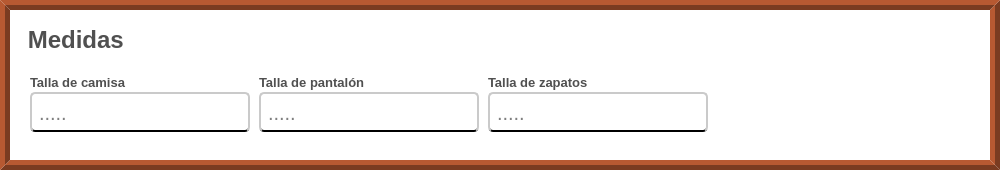
              <widget class="QFrame" name="info_medidas">
               <property name="sizePolicy">
                <sizepolicy hsizetype="Preferred" vsizetype="Preferred">
                 <horstretch>0</horstretch>
                 <verstretch>0</verstretch>
                </sizepolicy>
               </property>
               <property name="minimumSize">
                <size>
                 <width>1000</width>
                 <height>170</height>
                </size>
               </property>
               <property name="styleSheet">
                <string notr="true">QFrame{
	background-color: rgb(255, 255, 255);
	border:10px ridge rgb(122, 59, 33);
}</string>
               </property>
               <property name="frameShape">
                <enum>QFrame::NoFrame</enum>
               </property>
               <property name="frameShadow">
                <enum>QFrame::Raised</enum>
               </property>
               <layout class="QVBoxLayout" name="verticalLayout_7">
                <property name="topMargin">
                 <number>20</number>
                </property>
                <item alignment="Qt::AlignLeft">
                 <widget class="QLabel" name="label_titulo_del_segmento_medidas">
                  <property name="maximumSize">
                   <size>
                    <width>16777215</width>
                    <height>20</height>
                   </size>
                  </property>
                  <property name="font">
                   <font>
                    <family>Arial</family>
                    <pointsize>18</pointsize>
                    <weight>75</weight>
                    <bold>true</bold>
                   </font>
                  </property>
                  <property name="styleSheet">
                   <string notr="true">QLabel{
	

	
	color: rgb(80, 80, 80);
	border:none;
	border-color: #ffffff;


}
</string>
                  </property>
                  <property name="text">
                   <string> Medidas</string>
                  </property>
                  <property name="scaledContents">
                   <bool>false</bool>
                  </property>
                  <property name="alignment">
                   <set>Qt::AlignCenter</set>
                  </property>
                 </widget>
                </item>
                <item>
                 <widget class="QFrame" name="preguntas_info_medidas">
                  <property name="styleSheet">
                   <string notr="true">border:none;</string>
                  </property>
                  <property name="frameShape">
                   <enum>QFrame::NoFrame</enum>
                  </property>
                  <property name="frameShadow">
                   <enum>QFrame::Raised</enum>
                  </property>
                  <layout class="QGridLayout" name="gridLayout_5">
                   <property name="horizontalSpacing">
                    <number>9</number>
                   </property>
                   <property name="verticalSpacing">
                    <number>20</number>
                   </property>
                   <item row="0" column="0">
                    <layout class="QVBoxLayout" name="verticalLayout_18">
                     <property name="spacing">
                      <number>0</number>
                     </property>
                     <item alignment="Qt::AlignLeft">
                      <widget class="QLabel" name="label_talla_de_camisa">
                       <property name="sizePolicy">
                        <sizepolicy hsizetype="Preferred" vsizetype="Preferred">
                         <horstretch>0</horstretch>
                         <verstretch>0</verstretch>
                        </sizepolicy>
                       </property>
                       <property name="maximumSize">
                        <size>
                         <width>16777215</width>
                         <height>20</height>
                        </size>
                       </property>
                       <property name="font">
                        <font>
                         <family>Arial</family>
                         <pointsize>10</pointsize>
                         <weight>75</weight>
                         <bold>true</bold>
                        </font>
                       </property>
                       <property name="styleSheet">
                        <string notr="true">QLabel{
		
	color: rgb(80, 80, 80);

	border-color: #ffffff;


}
</string>
                       </property>
                       <property name="text">
                        <string>Talla de camisa</string>
                       </property>
                       <property name="scaledContents">
                        <bool>false</bool>
                       </property>
                      </widget>
                     </item>
                     <item>
                      <widget class="QLineEdit" name="input_talla_de_camisa">
                       <property name="sizePolicy">
                        <sizepolicy hsizetype="Fixed" vsizetype="Fixed">
                         <horstretch>0</horstretch>
                         <verstretch>20</verstretch>
                        </sizepolicy>
                       </property>
                       <property name="minimumSize">
                        <size>
                         <width>220</width>
                         <height>40</height>
                        </size>
                       </property>
                       <property name="font">
                        <font>
                         <family>Arial</family>
                         <pointsize>15</pointsize>
                        </font>
                       </property>
                       <property name="styleSheet">
                        <string notr="true">QLineEdit{
	
	background-color: rgb(255, 255, 255);
	border-radius:5px;
	padding-left: 5px;
 padding-right:5px;
	padding-top:1px;
	border-bottom:2px solid black  ;
	border-top: 2px solid rgb(202, 202, 202);
	border-left: 2px solid rgb(202, 202, 202);
	border-right: 2px solid rgb(202, 202, 202);

}

QLineEdit:focus{

	border: 2px solid rgb(17, 192, 255)



}
</string>
                       </property>
                       <property name="placeholderText">
                        <string>.....</string>
                       </property>
                      </widget>
                     </item>
                    </layout>
                   </item>
                   <item row="0" column="1">
                    <layout class="QVBoxLayout" name="verticalLayout_19">
                     <property name="spacing">
                      <number>0</number>
                     </property>
                     <item alignment="Qt::AlignLeft">
                      <widget class="QLabel" name="label_talla_De_pantalon">
                       <property name="sizePolicy">
                        <sizepolicy hsizetype="Preferred" vsizetype="Preferred">
                         <horstretch>0</horstretch>
                         <verstretch>0</verstretch>
                        </sizepolicy>
                       </property>
                       <property name="maximumSize">
                        <size>
                         <width>16777215</width>
                         <height>20</height>
                        </size>
                       </property>
                       <property name="font">
                        <font>
                         <family>Arial</family>
                         <pointsize>10</pointsize>
                         <weight>75</weight>
                         <bold>true</bold>
                        </font>
                       </property>
                       <property name="styleSheet">
                        <string notr="true">QLabel{
		
	color: rgb(80, 80, 80);

	border-color: #ffffff;


}
</string>
                       </property>
                       <property name="text">
                        <string>Talla de pantalón</string>
                       </property>
                       <property name="scaledContents">
                        <bool>false</bool>
                       </property>
                      </widget>
                     </item>
                     <item>
                      <widget class="QLineEdit" name="input_talla_de_pantalon">
                       <property name="sizePolicy">
                        <sizepolicy hsizetype="Fixed" vsizetype="Fixed">
                         <horstretch>0</horstretch>
                         <verstretch>20</verstretch>
                        </sizepolicy>
                       </property>
                       <property name="minimumSize">
                        <size>
                         <width>220</width>
                         <height>40</height>
                        </size>
                       </property>
                       <property name="font">
                        <font>
                         <family>Arial</family>
                         <pointsize>15</pointsize>
                        </font>
                       </property>
                       <property name="styleSheet">
                        <string notr="true">QLineEdit{
	
	background-color: rgb(255, 255, 255);
	border-radius:5px;
	padding-left: 5px;
 padding-right:5px;
	padding-top:1px;
	border-bottom:2px solid black  ;
	border-top: 2px solid rgb(202, 202, 202);
	border-left: 2px solid rgb(202, 202, 202);
	border-right: 2px solid rgb(202, 202, 202);

}

QLineEdit:focus{

	border: 2px solid rgb(17, 192, 255)



}
</string>
                       </property>
                       <property name="placeholderText">
                        <string>.....</string>
                       </property>
                      </widget>
                     </item>
                    </layout>
                   </item>
                   <item row="0" column="2">
                    <layout class="QVBoxLayout" name="verticalLayout_20">
                     <property name="spacing">
                      <number>0</number>
                     </property>
                     <item alignment="Qt::AlignLeft">
                      <widget class="QLabel" name="label_talla_de_zapatos">
                       <property name="sizePolicy">
                        <sizepolicy hsizetype="Preferred" vsizetype="Preferred">
                         <horstretch>0</horstretch>
                         <verstretch>0</verstretch>
                        </sizepolicy>
                       </property>
                       <property name="maximumSize">
                        <size>
                         <width>16777215</width>
                         <height>20</height>
                        </size>
                       </property>
                       <property name="font">
                        <font>
                         <family>Arial</family>
                         <pointsize>10</pointsize>
                         <weight>75</weight>
                         <bold>true</bold>
                        </font>
                       </property>
                       <property name="styleSheet">
                        <string notr="true">QLabel{
		
	color: rgb(80, 80, 80);

	border-color: #ffffff;


}
</string>
                       </property>
                       <property name="text">
                        <string>Talla de zapatos</string>
                       </property>
                       <property name="scaledContents">
                        <bool>false</bool>
                       </property>
                      </widget>
                     </item>
                     <item alignment="Qt::AlignLeft">
                      <widget class="QLineEdit" name="input_talla_de_zapatos">
                       <property name="sizePolicy">
                        <sizepolicy hsizetype="Fixed" vsizetype="Fixed">
                         <horstretch>0</horstretch>
                         <verstretch>20</verstretch>
                        </sizepolicy>
                       </property>
                       <property name="minimumSize">
                        <size>
                         <width>220</width>
                         <height>40</height>
                        </size>
                       </property>
                       <property name="font">
                        <font>
                         <family>Arial</family>
                         <pointsize>15</pointsize>
                        </font>
                       </property>
                       <property name="styleSheet">
                        <string notr="true">QLineEdit{
	
	background-color: rgb(255, 255, 255);
	border-radius:5px;
	padding-left: 5px;
 padding-right:5px;
	padding-top:1px;
	border-bottom:2px solid black  ;
	border-top: 2px solid rgb(202, 202, 202);
	border-left: 2px solid rgb(202, 202, 202);
	border-right: 2px solid rgb(202, 202, 202);

}

QLineEdit:focus{

	border: 2px solid rgb(17, 192, 255)



}
</string>
                       </property>
                       <property name="placeholderText">
                        <string>.....</string>
                       </property>
                      </widget>
                     </item>
                    </layout>
                   </item>
                  </layout>
                 </widget>
                </item>
               </layout>
              </widget>
